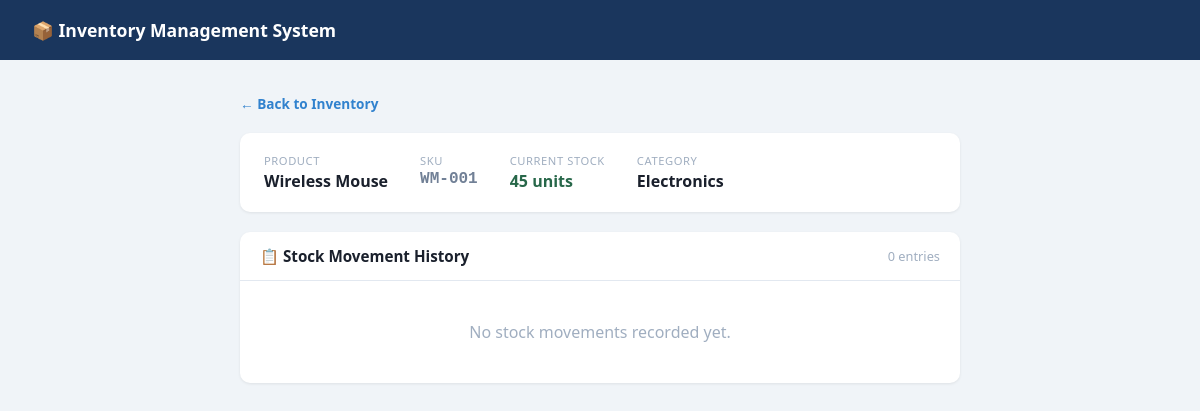
Screenshot of /movements/1 with the database file from the repository.
### tables this page shows
CREATE TABLE products (
            id INTEGER PRIMARY KEY AUTOINCREMENT,
            name TEXT NOT NULL,
            sku TEXT UNIQUE NOT NULL,
            category TEXT NOT NULL,
            quantity INTEGER DEFAULT 0,
            unit_price REAL DEFAULT 0.0,
            supplier TEXT,
            location TEXT,
            low_stock_threshold INTEGER DEFAULT 10,
            created_at TIMESTAMP DEFAULT CURRENT_TIMESTAMP,
            updated_at TIMESTAMP DEFAULT CURRENT_TIMESTAMP
        );

### app.py (the view)
@app.route("/movements/<int:pid>")
def movements(pid):
    conn = get_db()
    product = conn.execute("SELECT * FROM products WHERE id=?", (pid,)).fetchone()
    logs    = conn.execute("""
        SELECT * FROM stock_movements WHERE product_id=? ORDER BY created_at DESC
    """, (pid,)).fetchall()
    conn.close()
    return render_template("movements.html", product=product, logs=logs)

### app.py (called while the page is built)
def get_db():
    conn = sqlite3.connect(DB)
    conn.row_factory = sqlite3.Row
    return conn

### templates/movements.html (shortened to what this page needs)
<!DOCTYPE html>
<html lang="en">
<head>
</head>
<body>
<div class="navbar"><h1>📦 Inventory Management System</h1></div>
<div class="container">
  <a href="/" class="back">← Back to Inventory</a>
  <div class="product-info">
    <div class="info-item">
      <div class="info-label">Product</div>
      <div class="info-val">{{ product.name }}</div>
    </div>
    <div class="info-item">
      <div class="info-label">SKU</div>
      <div class="info-val" style="font-family:monospace; color:#718096">{{ product.sku }}</div>
    </div>
    <div class="info-item">
      <div class="info-label">Current Stock</div>
      <div class="info-val" style="color:#276749">{{ product.quantity }} units</div>
    </div>
    <div class="info-item">
      <div class="info-label">Category</div>
      <div class="info-val">{{ product.category }}</div>
    </div>
  </div>
  <div class="card">
    <div class="card-header">
      <span class="card-title">📋 Stock Movement History</span>
      <span style="font-size:0.8rem; color:#a0aec0">{{ logs|length }} entries</span>
    </div>
    {% if logs %}
    <table>
      <thead>
        <tr><th>Type</th><th>Quantity</th><th>Note</th><th>Date & Time</th></tr>
      </thead>
      <tbody>
        {% for log in logs %}
        <tr>
          <td>
            {% if log.type == 'IN' %}
            <span class="badge-in">▲ IN</span>
            {% else %}
            <span class="badge-out">▼ OUT</span>
            {% endif %}
          </td>
          <td style="font-weight:700">
            {% if log.type == 'IN' %}
            <span style="color:#276749">+{{ log.quantity }}</span>
            {% else %}
            <span style="color:#c53030">-{{ log.quantity }}</span>
            {% endif %}
          </td>
          <td style="color:#718096">{{ log.note or '—' }}</td>
          <td style="color:#a0aec0; font-size:0.82rem">{{ log.created_at }}</td>
        </tr>
        {% endfor %}
      </tbody>
    </table>
    {% else %}
    <div class="empty">No stock movements recorded yet.</div>
    {% endif %}
  </div>
</div>
</body>
</html>

### templates/movements.html (style rules this page uses)
* { box-sizing: border-box; margin: 0; padding: 0; }
body { font-family: system-ui, sans-serif; background: #f0f4f8; color: #1a202c; }
.navbar { background: #1a365d; color: #fff; padding: 0 32px; height: 60px; display: flex; align-items: center; }
.navbar h1 { font-size: 1.1rem; font-weight: 700; }
.container { max-width: 760px; margin: 32px auto; padding: 0 20px; }
.back { display: inline-flex; align-items: center; gap: 6px; color: #3182ce; text-decoration: none; font-size: 0.85rem; margin-bottom: 20px; font-weight: 600; }
.product-info { background: #fff; border-radius: 10px; padding: 20px 24px; margin-bottom: 20px; box-shadow: 0 1px 3px rgba(0,0,0,0.08); display: flex; gap: 32px; flex-wrap: wrap; }
.info-item .info-label { font-size: 0.7rem; color: #a0aec0; text-transform: uppercase; letter-spacing: 0.05em; }
.info-item .info-val { font-size: 1rem; font-weight: 700; margin-top: 2px; }
.card { background: #fff; border-radius: 10px; box-shadow: 0 1px 3px rgba(0,0,0,0.08); overflow: hidden; }
.card-header { padding: 14px 20px; border-bottom: 1px solid #e2e8f0; display: flex; align-items: center; justify-content: space-between; }
.card-title { font-weight: 700; font-size: 0.95rem; }
.empty { text-align: center; padding: 40px; color: #a0aec0; }

### rows the page displays
products: name "Wireless Mouse", sku "WM-001", quantity "45", category "Electronics"

### other values shown
{{ logs|length }} "0"
